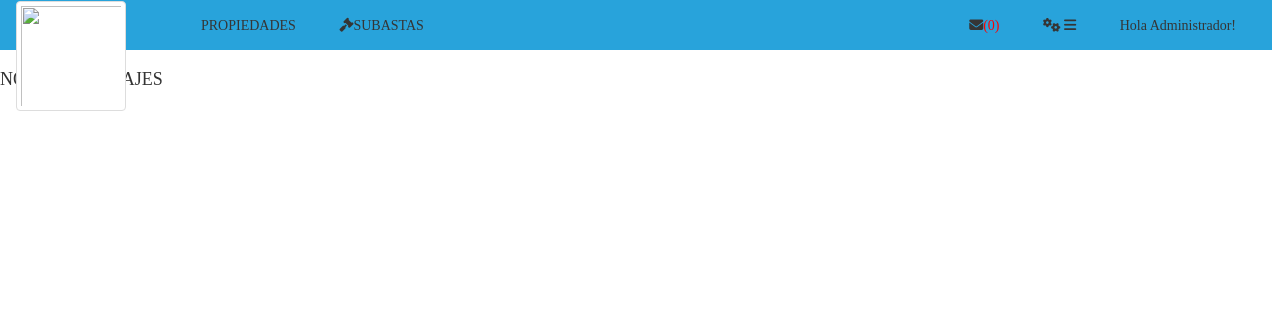
The app's page /mensajes.php (signed in), older data.
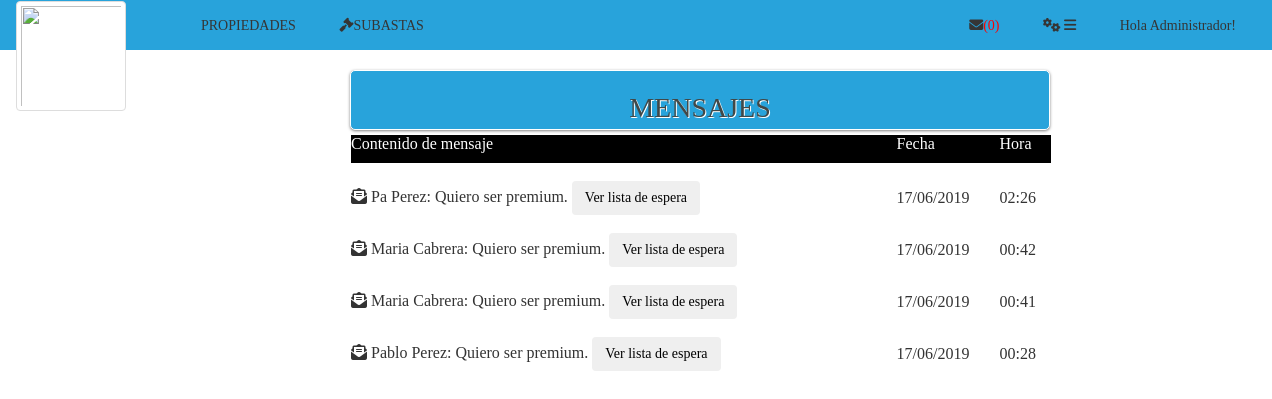
The same page, newer data.
### tables this page shows
CREATE TABLE `mensaje` (
  `idMensaje` int(11) NOT NULL,
  `idSubasta` int(11) DEFAULT NULL,
  `contenido` varchar(255) NOT NULL,
  `leido` int(11) DEFAULT NULL,
  `fecha` datetime NOT NULL,
  `idDe` int(11) NOT NULL,
  `idPara` int(11) NOT NULL,
  `numero` int(11) NOT NULL
);

### mensajes.php (the view, shortened to what this page needs)
<html>
	<head>
<?php
		include("cabecera.php");
?>
<?php
$con=conectar();
 $id=($_SESSION['id']);
$var_consulta= "SELECT * FROM mensaje WHERE idPara=$id ORDER BY fecha DESC";
   $result = mysqli_query($con, $var_consulta);
   $num=mysqli_num_rows($result);
if ($num==0) {
  echo"<h4>NO HAY MENSAJES</h4>";
 }
else{
?>
	</head>
	<body>
		<div id="wrapper" style="margin-left: 350px;margin-top: 0px;">
			<form name="formulario" class="login-form" style="width:700px;height:60px; background-color:#28a3db;">
				<div class="header" style="padding: 0px;">
					<h1> MENSAJES</h1>
				</div>
					 <table  style="width:700px;background-color:#fff;">
					 	<?php $primero = "Contenido de mensaje";
                              $segundo="Fecha";
                               $tercero="Hora";
                               $color = "#fff";
  ?>
 <tr style="background-color:#000;">
  <td><?php echo "<p><font color='".$color."'>".$primero."</font></p>";  ?> </td>
  <td ><?php echo "<p><font color='".$color."'>".$segundo."</font></p>";  ?></td>
  <td ><?php echo "<p><font color='".$color."'>".$tercero."</font></p>";  ?></td>
 </tr>
                    <?php
                    while ($row = mysqli_fetch_array($result)){
                    	$i="<i class='fas fa-envelope-open-text'></i>";
                       ?>
                         <tr>
                             <td> <br><?php echo "$i $row[contenido]" ;
                             switch ($row['numero']) {
                                 case 3:
                                             echo "<a href='verListaEspera.php'> <button type='button' class='btn btn-succes'>Ver lista de espera</button> </a></br>";
                                            break;
}
                             	?>
                         </td>
                              <td> <br><?php echo "".date('d/m/Y', strtotime($row['fecha'])).""; ?> </td>
                                <td> <br><?php echo "".date('H:i', strtotime($row['fecha'])).""; ?> </td>
                          </tr>
                     <?php
                       }
                    ?>
</table>
			</form>
			<?php } ?>
		</div>
	</body>
</html>

### cabecera.php (shortened to what this page needs)
<!DOCTYPE HTML PUBLIC "-//W3C//DTD HTML 5 Frameset//EN" "http://www.w3.org/TR/html4/frameset.dtd">
<html lang="es">
<head>
  <link rel="stylesheet" href="https://maxcdn.bootstrapcdn.com/bootstrap/3.4.0/css/bootstrap.min.css">
	<link rel="stylesheet" type="text/css" href="css/estilos.css">
</head>
<body>
	<div id="header">
	<?php   $archivop=""; $archivosu=""; $archivoActUsu=""; $archivoTerminadas=""; $premium="";$mensajes=""; $verOpcionesLogeado=false;
             if(isset($_SESSION['estado'])){
      	  		 if($_SESSION['estado']=="logeado"){
                        if($_SESSION['rol']=="1"){
      	           	             $opcion1="<a href'#'><span class'glyphicon-user'></span>Hola Administrador!</a>";
                                  $archivop="propiedadesAdmin.php"; $archivosu="subastasAdmin.php"; $archivoActUsu="subastasActivasAdministrador2.php"; $archivoTerminadas="subastasTerminadasAdministrador2.php";
                                  $verOpcionesLogeado=true;
                                  $mensajes="mensajes.php";
                      }
		            }
	            }
			    else{
                        $opcion1="<a href=ingresar.php><span class='glyphicon glyphicon-log-in'></span> INGRESAR</a>";
                        $opcion2="<a href=registrar.php><span class='glyphicon glyphicon-user'></span> REGISTRARSE</a>";
                    }
            ?>
<nav class="navbar navbar">
  <div class="container-fluid">
    <div class="navbar-header">
      <a class="navbar-brand" href="index.php"><img src="imgs/HSH-Complete.svg" class="img-thumbnail" width="110" height="100" margin-bottom: -60px></a>
    </div>
    <?php
    if($verOpcionesLogeado==true){   ?>
    <ul class="menu" style="float:left">
      <li><a href=<?php echo $archivop; ?>></i>PROPIEDADES</a></li>
      <li><a href=#><i class="fas fa-gavel"></i>SUBASTAS</a>
      </li>
     </ul>
   <?php  }
     ?>
     <ul class="menu" style="float:right">
     <?php
    if($verOpcionesLogeado==true){
      $sql = "SELECT * FROM mensaje WHERE idPara='".$_SESSION['id']."' and leido IS NULL";
      $res = mysqli_query(mysqli_connect('localhost','root','','grupo6'),$sql);
      $tot = mysqli_num_rows($res);
                                      ?>
       <li><a href=<?php echo $mensajes; ?>><i class="fas fa-envelope"></i><?php
       $numero="($tot)";
       $color = "*FF0000";
      echo "<font color='".$color."'>".$numero."</font>";
       ?></a></li>
      <?php  }
      if($verOpcionesLogeado==true){
        if ($_SESSION['rol']!="1"){?>
            <li><a href=# ><i class="fas fa-cogs"></i>AJUSTES</a>
                <ul class="submenu">
                     <li><a href=misDatos.php><i class="fas fa-user-alt"></i>  MIS DATOS</a></li>
                     <li><a href=actividadUsuario.php><i class="fas fa-mouse-pointer"></i>  MI ACTIVIDAD</a></li>
               </ul>
            </li>
        <?php
        }  else{ ?>
               <li><a href=# > <i class="fas fa-cogs"></i>     <i class="fas fa-bars"></i></a>
               </li>
            <?php
             }
        ?>
       <li><?php echo"$opcion1"; ?>
       </li>
<?php
      }
     ?>
  </div>
</nav>
</div>
</body>
</html>

### css/estilos.css (style rules this page uses)
body { background-color:#ffffff ; font-family:'Bree Serif', serif; }
.navbar>.container-fluid .navbar-brand { margin-top: -15px }
#header { background-color: #28a3db; }
.login-form { width: 410px; margin: auto; position: relative; background: #f3f3f3; border: 1px solid #fff; border-radius: 5px; box-shadow: 0 1px 3px rgba(0,0,0,0.5); -moz-box-shadow: 0 1px 3px rgba(0,0,0,0.5); -webkit-box-shadow: 0 1px 3px rgba(0,0,0,0.5); }
#wrapper { width: 410px; height: 400px; margin: 70px auto; }
#wrapper h1 { text-align: center; }
.login-form .header { padding: 10px 30px 30px 30px; }
.login-form .header h1 { font-family: 'Bree Serif', serif; font-weight: 300; font-size: 28px; line-height:34px; color: #414848; text-shadow: 1px 1px 0 rgba(256,256,256,1.0); margin-bottom: 10px; }
.login-form a { color: black; }
.menu > li { margin-bottom: -25px; margin-top: 0px; position: relative; display: inline-block; }
.menu > li > a { display: block; padding: 15px 20px; color: #353535; font-family: 'Bree Serif', serif; text-decoration: none; }

Row changes from the older to the newer data that the page shows:
added mensaje: contenido "Pa Perez: Quiero ser premium.", numero "Ver lista de espera", fecha "17/06/2019", fecha "02:26"
added mensaje: contenido "Maria Cabrera: Quiero ser premium.", numero "Ver lista de espera", fecha "17/06/2019", fecha "00:42"
added mensaje: contenido "Maria Cabrera: Quiero ser premium.", numero "Ver lista de espera", fecha "17/06/2019", fecha "00:41"
added mensaje: contenido "Pablo Perez: Quiero ser premium.", numero "Ver lista de espera", fecha "17/06/2019", fecha "00:28"
Text that changed along with them:
$primero: (not shown) → "Contenido de mensaje"
$segundo: (not shown) → "Fecha"
$tercero: (not shown) → "Hora"
text no longer shown: "NO…"
text now shown: "MENSAJES"
